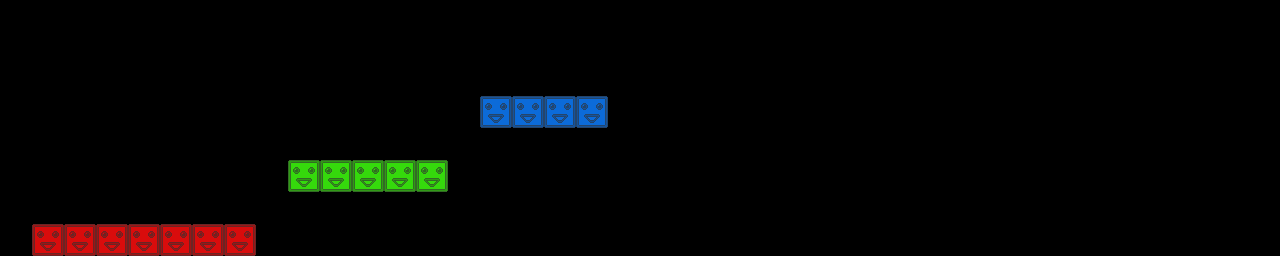

Tiled map render using the project's own tile images. Description and the map definition, with tile-layer contents summarised, below:
An orthogonal 40x8 tile map with 32x32 px tiles, 4 tile layers (red, green, blue, crystals).

<map version="1.0" orientation="orthogonal" renderorder="right-down" width="40" height="8" tilewidth="32" tileheight="32" nextobjectid="1">
 <tileset firstgid="1" name="blocks" tilewidth="32" tileheight="32" tilecount="3" columns="3">
  <image source="blocks.png" width="96" height="32" />
 </tileset>
 <layer name="red" width="40" height="8">
  <data>[320 cells, 7 non-empty, 1 distinct tile ids]</data>
 </layer>
 <layer name="green" width="40" height="8">
  <data>[320 cells, 5 non-empty, 1 distinct tile ids]</data>
 </layer>
 <layer name="blue" width="40" height="8">
  <data>[320 cells, 4 non-empty, 1 distinct tile ids]</data>
 </layer>
 <layer name="crystals" width="40" height="8">
  <data>[320 cells, 0 non-empty, 0 distinct tile ids]</data>
 </layer>
</map>
